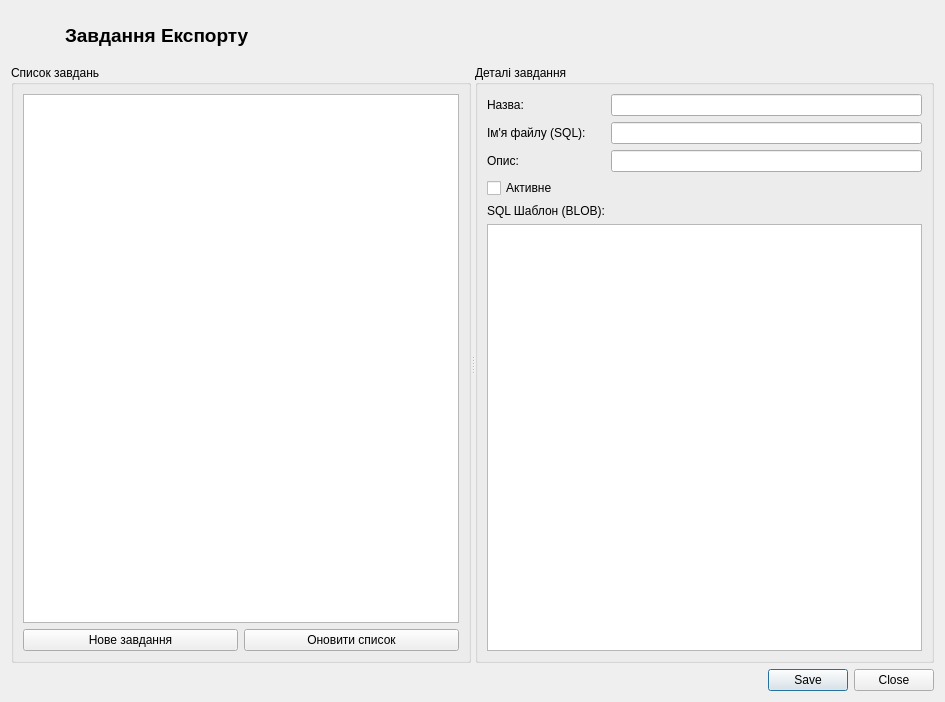
<?xml version="1.0" encoding="UTF-8"?>
<ui version="4.0">
 <class>ExportTasksDialog</class>
 <widget class="QDialog" name="ExportTasksDialog">
  <property name="geometry">
   <rect>
    <x>0</x>
    <y>0</y>
    <width>945</width>
    <height>702</height>
   </rect>
  </property>
  <property name="windowTitle">
   <string>Dialog</string>
  </property>
  <layout class="QGridLayout" name="gridLayout_2">
   <item row="0" column="0">
    <widget class="QLabel" name="labelLogo">
     <property name="minimumSize">
      <size>
       <width>48</width>
       <height>48</height>
      </size>
     </property>
     <property name="maximumSize">
      <size>
       <width>48</width>
       <height>48</height>
      </size>
     </property>
     <property name="text">
      <string/>
     </property>
     <property name="pixmap">
      <pixmap resource="../resource.qrc">:/res/Images/taskslist.png</pixmap>
     </property>
     <property name="scaledContents">
      <bool>true</bool>
     </property>
    </widget>
   </item>
   <item row="0" column="1">
    <widget class="QLabel" name="label">
     <property name="font">
      <font>
       <pointsize>14</pointsize>
       <bold>true</bold>
      </font>
     </property>
     <property name="text">
      <string>Завдання Експорту</string>
     </property>
    </widget>
   </item>
   <item row="2" column="0" colspan="3">
    <widget class="QDialogButtonBox" name="buttonBox">
     <property name="standardButtons">
      <set>QDialogButtonBox::StandardButton::Close|QDialogButtonBox::StandardButton::Save</set>
     </property>
    </widget>
   </item>
   <item row="1" column="0" colspan="3">
    <widget class="QSplitter" name="splitter">
     <property name="orientation">
      <enum>Qt::Orientation::Horizontal</enum>
     </property>
     <widget class="QGroupBox" name="groupBoxTasksList">
      <property name="title">
       <string>Список завдань</string>
      </property>
      <layout class="QGridLayout" name="gridLayout">
       <item row="0" column="0" colspan="2">
        <widget class="QTableView" name="tableViewTasks"/>
       </item>
       <item row="1" column="0">
        <widget class="QPushButton" name="pushButtonNewTask">
         <property name="text">
          <string>Нове завдання</string>
         </property>
        </widget>
       </item>
       <item row="1" column="1">
        <widget class="QPushButton" name="pushButtonRefresh">
         <property name="text">
          <string>Оновити список</string>
         </property>
        </widget>
       </item>
      </layout>
     </widget>
     <widget class="QGroupBox" name="groupBoxDetails">
      <property name="title">
       <string>Деталі завдання</string>
      </property>
      <layout class="QGridLayout" name="gridLayout_3">
       <item row="0" column="0">
        <widget class="QLabel" name="label_2">
         <property name="text">
          <string>Назва:</string>
         </property>
        </widget>
       </item>
       <item row="0" column="1">
        <widget class="QLineEdit" name="lineEditTaskName"/>
       </item>
       <item row="1" column="0">
        <widget class="QLabel" name="label_3">
         <property name="text">
          <string>Ім'я файлу (SQL):</string>
         </property>
        </widget>
       </item>
       <item row="1" column="1">
        <widget class="QLineEdit" name="lineEditQueryFilename"/>
       </item>
       <item row="2" column="0">
        <widget class="QLabel" name="label_4">
         <property name="text">
          <string>Опис:</string>
         </property>
        </widget>
       </item>
       <item row="2" column="1">
        <widget class="QLineEdit" name="lineEditDescription"/>
       </item>
       <item row="3" column="0" colspan="2">
        <widget class="QCheckBox" name="checkBoxIsActive">
         <property name="text">
          <string>Активне</string>
         </property>
        </widget>
       </item>
       <item row="4" column="0">
        <widget class="QLabel" name="label_5">
         <property name="text">
          <string>SQL Шаблон (BLOB):</string>
         </property>
        </widget>
       </item>
       <item row="5" column="0" colspan="2">
        <widget class="QPlainTextEdit" name="plainTextEditSQL"/>
       </item>
      </layout>
     </widget>
    </widget>
   </item>
  </layout>
 </widget>
 <resources>
  <include location="../resource.qrc"/>
 </resources>
 <connections/>
</ui>
